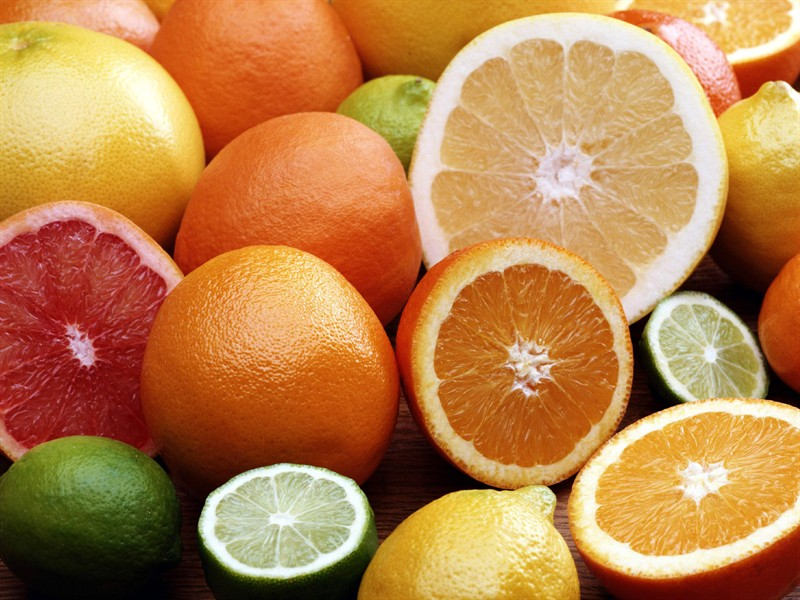
//> input picture test4/canny/1.jpg, 800 x 600 px
$ ./test4_demo_canny   (built with g++ and OpenCV 4)
//> lines starting //> are read from the running program, lines starting //| are printed output that depends on the picture
#include "opencv2/highgui/highgui.hpp"
#include "opencv2/imgproc/imgproc.hpp"
#include "opencv2/core/core.hpp"

using namespace cv;
using namespace std;

int main()
{
	Mat srcImage = imread("test4\\canny\\1.jpg");
//> srcImage is the input picture: 600 rows x 800 cols, CV_8UC3; mean B, G, R 76, 130.3, 185.2
	Mat srcImage1 = srcImage.clone();
	Mat dst;
	imshow("【原始图】Canny边缘检测", srcImage);
	Canny(srcImage, dst, 150, 100, 3);
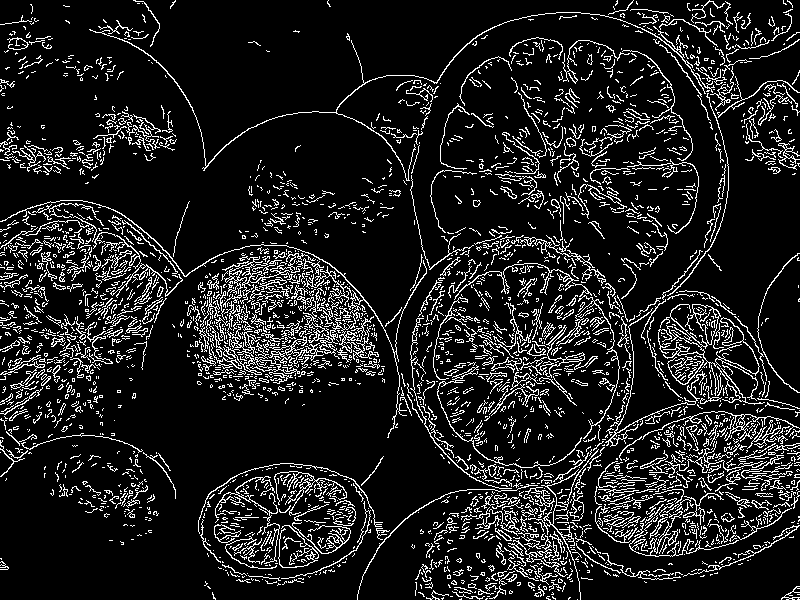
//> dst: 600 rows x 800 cols, CV_8UC1; 12.1% white in thin lines or dots
	imshow("【效果图】Canny边缘检测", dst);


	Mat dstImage, edge, grayImage;
	dstImage.create(srcImage1.size(), srcImage1.type());
	cvtColor(srcImage1, grayImage, CV_BGR2GRAY);
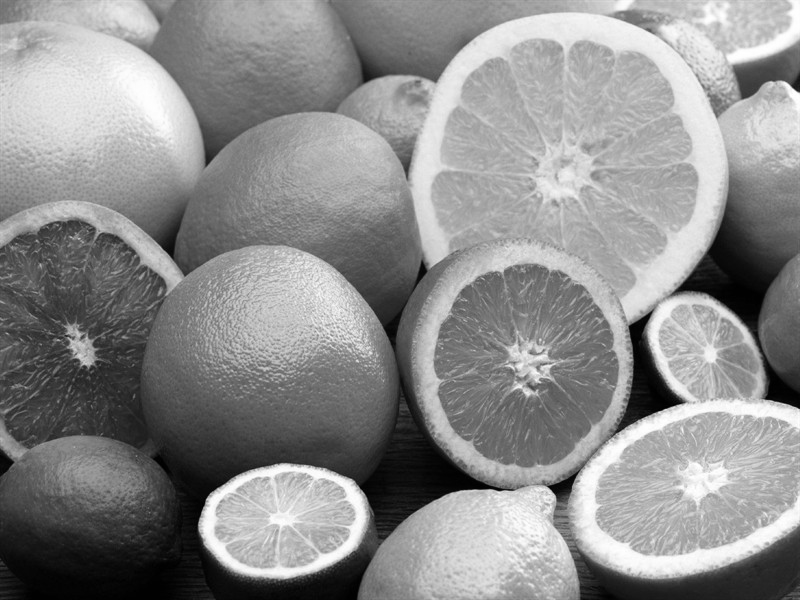
//> grayImage: 600 rows x 800 cols, CV_8UC1; min 0, max 255, mean 140.5
	blur(grayImage, edge, Size(3, 3));
	Canny(edge, edge, 3, 9, 3);
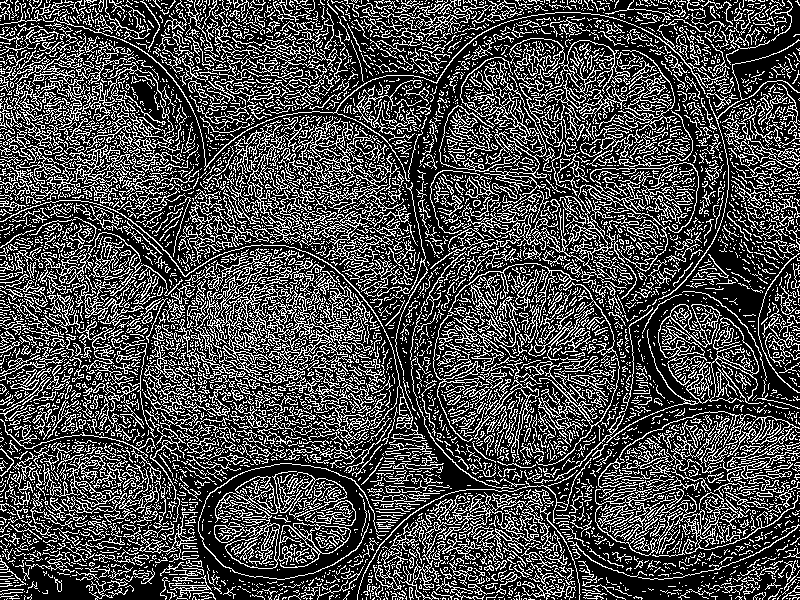
//> edge: 600 rows x 800 cols, CV_8UC1; 28.9% white in thin lines or dots
	dstImage = Scalar::all(0);
	srcImage1.copyTo(dstImage, edge);
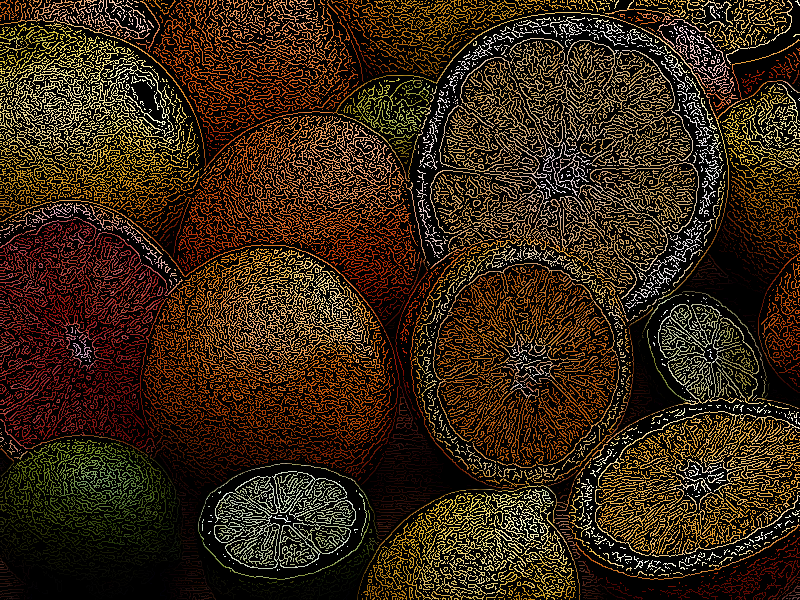
//> dstImage: 600 rows x 800 cols, CV_8UC3; mean B, G, R 21.5, 38.1, 54.5
	imshow("【效果图】Canny边缘检测2", dstImage);

	waitKey(0);
	return 0;
}
